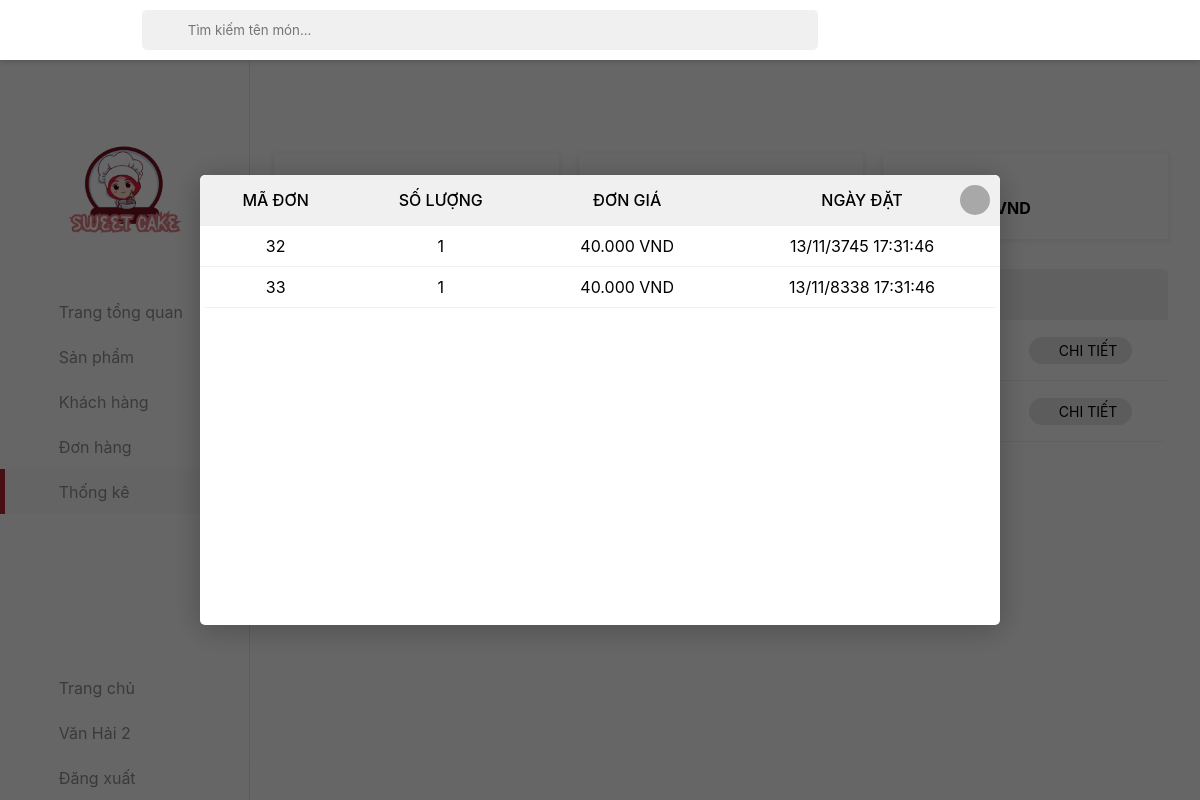
/chitietthongke.php?product_id=40 (signed in), run on the app's committed database.
### tables this page shows
CREATE TABLE `product` (
  `ProductID` int(11) NOT NULL,
  `ProductName` varchar(50) NOT NULL,
  `Description` varchar(1000) NOT NULL,
  `CateID` int(11) NOT NULL,
  `ProductImage` varchar(255) NOT NULL,
  `Price` decimal(10,2) NOT NULL
);

CREATE TABLE `orderdetails` (
  `DetailsID` int(11) NOT NULL,
  `OrderID` int(11) NOT NULL,
  `ProductID` int(11) NOT NULL,
  `Quantity` int(11) NOT NULL,
  `PriceP` decimal(15,2) NOT NULL,
  `CreatTime` int(11) NOT NULL,
  `LastUpdate` int(11) NOT NULL,
  `NoteCart` varchar(250) DEFAULT NULL
);

CREATE TABLE `order` (
  `OrderID` int(11) NOT NULL,
  `UserID` int(11) NOT NULL,
  `NameOder` varchar(100) NOT NULL,
  `PhoneOder` varchar(50) NOT NULL,
  `AddressOder` varchar(100) NOT NULL,
  `Note` varchar(250) DEFAULT NULL,
  `Total` int(11) NOT NULL,
  `CreatTime` int(11) NOT NULL,
  `LastUpdate` int(11) NOT NULL,
  `Status` varchar(20) NOT NULL
);

### chitietthongke.php (the view, shortened to what this page needs)
<?php
include 'adminthongke.php'
?>
    <div class="modal detail-order-product open">
    <div class="modal-container">
        <a href="adminthongke.php">
            <button class="modal-close"><i class="fa-regular fa-xmark"></i></button>
        </a>
        <div class="table">
            <table width="100%">
                <thead>
                    <tr>
                        <td>Mã đơn</td>
                        <td>Số lượng</td>
                        <td>Đơn giá</td>
                        <td>Ngày đặt</td>
                    </tr>
                </thead>
                <tbody id="show-product-order-detail">
                    <?php
                    $product_id = isset($_GET['product_id']) ? $_GET['product_id'] : null;
                    $product_details = [];
                    if ($product_id) {
                        $stmt = $conn->prepare("SELECT o.OrderID, oi.Quantity, oi.PriceP, o.CreatTime
                                                FROM orderdetails oi
                                                JOIN `order` o ON oi.OrderID = o.OrderID
                                                WHERE oi.ProductID = ?");
                        $stmt->bind_param("i", $product_id);
                        $stmt->execute();
                        $result = $stmt->get_result();
                         while ($row = $result->fetch_assoc()) {
                            $product_details[] = $row;
                        }
                    }
                    if ($product_id && !empty($product_details)) {
                        foreach ($product_details as $detail) {
                            echo "<tr>
                                    <td>{$detail['OrderID']}</td>
                                    <td>{$detail['Quantity']}</td>
                                    <td>" . number_format($detail['PriceP'], 0, ',', '.') . " VND</td>
                                    <td>" . date("d/m/Y H:i:s", strtotime($detail['CreatTime'])) . "</td>
                                  </tr>";
                        }
                    } else {
                        echo "<tr><td colspan='4'>Không có dữ liệu.</td></tr>";
                    }
                    ?>
                </tbody>
            </table>
        </div>
    </div>
</div>
</body></html>

### adminthongke.php (shortened to what this page needs)
<?php
$servername = "localhost";
$username = "root";
$password = "";
$dbname = "shopbanh";
$conn = new mysqli($servername, $username, $password, $dbname);
$conn->set_charset("utf8");
$fullname = isset($_SESSION['fullname']) ? $_SESSION['fullname'] : '';
$search_keyword = isset($_GET['search']) ? $conn->real_escape_string($_GET['search']) : '';
$total_products_sold = 0;
$total_orders = 0;
$total_revenue = 0;
$result = $conn->query("SELECT SUM(Quantity) AS total_products_sold FROM orderdetails");
if ($result && $row = $result->fetch_assoc()) {
    $total_products_sold = $row['total_products_sold'];
}
$result = $conn->query("SELECT COUNT(OrderID) AS total_orders FROM `order`");
if ($result && $row = $result->fetch_assoc()) {
    $total_orders = $row['total_orders'];
}
$result = $conn->query("SELECT SUM(Total) AS total_revenue FROM `order`");
if ($result && $row = $result->fetch_assoc()) {
    $total_revenue = $row['total_revenue'];
}
?>
<!DOCTYPE html>
<html lang="en">
<head>
    <link rel="stylesheet" href="assets/css/admin.css">
    <link rel="stylesheet" href="./assets/css/toast-message.css">
    <link href="./assets/font/font-awesome-pro-v6-6.2.0/css/all.min.css" rel="stylesheet" type="text/css" />
    <link rel="stylesheet" href="./assets/css/admin-responsive.css">
</head>
<body>
    <header class="header">
        <button class="menu-icon-btn">
            <div class="menu-icon">
                <i class="fa-regular fa-bars"></i>
            </div>
        </button>
    </header>
    <div class="container">
        <div class="div-left">
            <aside class="sidebar open">
                <div class="top-sidebar">
                    <a href="#" class="channel-logo"><img src="./assets/img/logo.png" alt="Channel Logo"></a>
                </div>
                <div class="middle-sidebar">
                    <ul class="sidebar-list">
                        <li class="sidebar-list-item tab-content">
                            <a href="admin.php" class="sidebar-link">
                                <div class="sidebar-icon"><i class="fa-light fa-house"></i></div>
                                <div class="hidden-sidebar">Trang tổng quan</div>
                            </a>
                        </li>
                        <li class="sidebar-list-item tab-content">
                            <a href="adminsp.php" class="sidebar-link">
                                <div class="sidebar-icon"><i class="fa-light fa-pot-food"></i></div>
                                <div class="hidden-sidebar">Sản phẩm</div>
                            </a>
                        </li>
                        <li class="sidebar-list-item tab-content">
                            <a href="adminkhachhang.php" class="sidebar-link">
                                <div class="sidebar-icon"><i class="fa-light fa-users"></i></div>
                                <div class="hidden-sidebar">Khách hàng</div>
                            </a>
                        </li>
                        <li class="sidebar-list-item tab-content">
                            <a href="admindonhang.php" class="sidebar-link">
                                <div class="sidebar-icon"><i class="fa-light fa-basket-shopping"></i></div>
                                <div class="hidden-sidebar">Đơn hàng</div>
                            </a>
                        </li>
                        <li class="sidebar-list-item tab-content active">
                            <a href="adminthongke.php" class="sidebar-link">
                                <div class="sidebar-icon"><i class="fa-light fa-chart-simple"></i></div>
                                <div class="hidden-sidebar">Thống kê</div>
                            </a>
                        </li>
                    </ul>
                </div>
                <div class="bottom-sidebar">
                    <ul class="sidebar-list">
                        <li class="sidebar-list-item user-logout">
                            <a href="index.php" class="sidebar-link">
                                <div class="sidebar-icon"><i class="fa-thin fa-circle-chevron-left"></i></div>
                                <div class="hidden-sidebar">Trang chủ</div>
                            </a>
                        </li>
                        <li class="sidebar-list-item user-logout">
                            <a href="account.php" class="sidebar-link">
                                <div class="sidebar-icon"><i class="fa-light fa-circle-user"></i></div>
                                <div class="hidden-sidebar" id="name-acc"><?php echo htmlspecialchars($fullname); ?></div>
                            </a>
                        </li>
                        <li class="sidebar-list-item user-logout">
                            <a href="dxuat.php" class="sidebar-link" id="logout-acc">
                                <div class="sidebar-icon"><i class="fa-light fa-arrow-right-from-bracket"></i></div>
                                <div class="hidden-sidebar">Đăng xuất</div>
                            </a>
                        </li>
                    </ul>
                </div>
            </aside>
        </div>
        <main class="content">
            <div class="section active">
            <div class="admin-control">
                <div class="admin-control-center">
                    <form action="" method="GET" class="form-search">
                        <span class="search-btn" onclick="document.getElementById('form-search-product').form.submit()"><i class="fa-light fa-magnifying-glass"></i></span>
                        <input id="form-search-product" type="text" name="search" class="form-search-input" placeholder="Tìm kiếm tên món..." value="<?php echo htmlspecialchars($search_keyword); ?>">
                    </form>
                </div>
            </div>
            <div class="order-statistical" id="order-statistical">
                <div class="order-statistical-item">
                    <div class="order-statistical-item-content">
                        <p class="order-statistical-item-content-desc">Số đơn hàng</p>
                        <h4 class="order-statistical-item-content-h" id="quantity-product"><?php echo $total_orders; ?></h4>
                    </div>
                    <div class="order-statistical-item-icon">
                    </div>
                </div>
                <div class="order-statistical-item">
                    <div class="order-statistical-item-content">
                        <p class="order-statistical-item-content-desc">Số lượng bán ra</p>
                        <h4 class="order-statistical-item-content-h" id="quantity-order"><?php echo $total_products_sold; ?></h4>
                    </div>
                    <div class="order-statistical-item-icon">
                    </div>
                </div>
                <div class="order-statistical-item">
                    <div class="order-statistical-item-content">
                        <p class="order-statistical-item-content-desc">Doanh thu</p>
                        <h4 class="order-statistical-item-content-h" id="quantity-sale"><?php echo number_format($total_revenue, 0, ',', '.') . ' VND'; ?></h4>
                    </div>
                    <div class="order-statistical-item-icon">
                        <i class="fa-light fa-dollar-sign"></i>
                    </div>
                </div>
            </div>
            <div class="table">
                <table width="100%">
                    <thead>
                        <tr>
                            <td>STT</td>
                            <td>Tên món</td>
                            <td>Số lượng bán</td>
                            <td>Doanh thu</td>
                            <td></td>
                        </tr>
                    </thead>
                    <tbody id="showTk">
                    <?php
                         $query = "SELECT p.ProductID, p.ProductName, p.ProductImage, SUM(oi.Quantity) AS TotalSold, SUM(oi.Quantity * oi.PriceP) AS Revenue
                         FROM orderdetails oi
                         JOIN product p ON oi.ProductID = p.ProductID ";
                        $query .= "GROUP BY oi.ProductID";
                        $stmt = $conn->query($query);
                        $index = 1;
                        while ($row = $stmt->fetch_assoc()) {
                            echo "<tr>
                                    <td>{$index}</td>
                                    <td>
                                        <div class='prod-img-title'>
                                            <img class='prd-img-tbl' src='" . htmlspecialchars($row['ProductImage']) . "' alt='" . htmlspecialchars($row['ProductName']) . "'>
                                            <p>" . htmlspecialchars($row['ProductName']) . "</p>
                                        </div>
                                    </td>
                                    <td>{$row['TotalSold']}</td>
                                    <td>" . number_format($row['Revenue'], 0, ',', '.') . " VND</td>
                                    <td>
                                    <button class='btn-detail product-order-detail' data-id='{$row['ProductID']}' onclick='window.location.href=\"chitietthongke.php?product_id={$row['ProductID']}\"'><i class='fa-regular fa-eye'></i> Chi tiết</button>
                                    </td>
                                    </tr>";
                            $index++;
                        }
                    ?>
                    </tbody>
                </table>
            </div>
            </div>
        </main>
    </div>
    </body>
    </html>

### assets/css/admin-responsive.css (style rules this page uses)
:root { --red: #B5292F; --lightest-gray: rgb(249, 249, 249); }
@media only screen and (max-width: 1200px) { .admin-control-center { margin: 1rem -1rem; width: 25rem; } }
@media only screen and (max-width: 1200px) { .header { z-index: 100; display: flex; } }
@media only screen and (max-width: 1200px) { .form-search { position: fixed; left: 60px; top: 10px; width: 70%; z-index: 101; } }
@media only screen and (max-width: 1200px) { .sidebar { height: calc(100vh - var(--header-height)); top: var(--header-height); } }

### data on the page
orderdetails: OrderID.OrderID "32", Quantity "1", PriceP "40.000", OrderID.CreatTime "13/11/3745 17:31:46"
orderdetails: OrderID.OrderID "33", Quantity "1", PriceP "40.000", OrderID.CreatTime "13/11/8338 17:31:46"

### other printed values
$fullname "Văn Hải 2"
